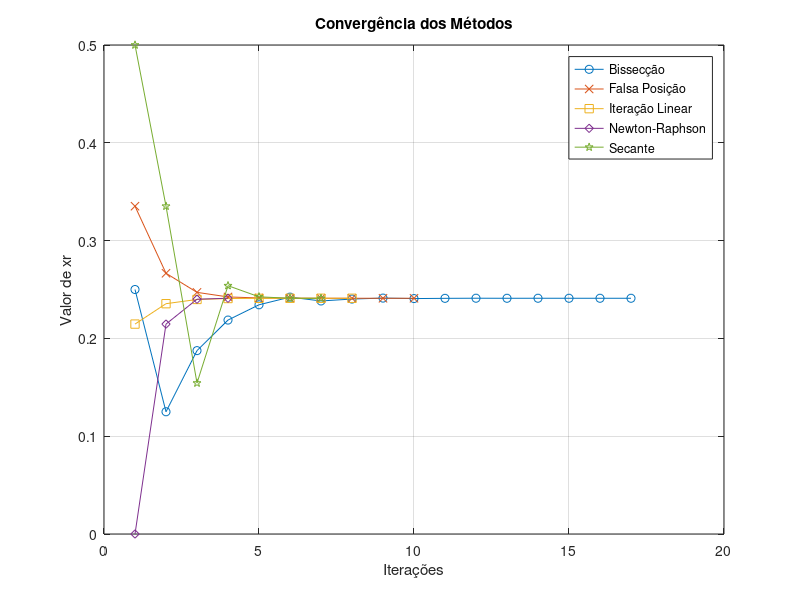

Write the MATLAB code that produced this figure.
function lista5Questao3()
    % Definindo constantes
    e = 8.9e-12;
    F = 1.25;
    q = 2e-5;
    Q = 2e-5;
    raio = 0.85;

    % Executar o método da Bissecção
    fprintf("Método da Bissecção:\n");
    [rootBisseccao, itBisseccao, valoresBisseccao] = metodoBisseccao(e, F, q, Q, raio);

    % Executar o método da Falsa Posição
    fprintf("\nMétodo da Falsa Posição:\n");
    [rootFalsaPosicao, itFalsaPosicao, valoresFalsaPosicao] = metodoFalsaPosicao(e, F, q, Q, raio);

    % Executar o método de Iteração Linear
    fprintf("\nMétodo de Iteração Linear:\n");
    [rootIteracaoLinear, itIteracaoLinear, valoresIteracaoLinear] = metodoIteracaoLinear(e, F, q, Q, raio);

    % Executar o método de Newton-Raphson
    fprintf("\nMétodo de Newton-Raphson:\n");
    [rootNewtonRaphson, itNewtonRaphson, valoresNewtonRaphson] = metodoNewtonRaphson(e, F, q, Q, raio);

    % Executar o método da Secante
    fprintf("\nMétodo da Secante:\n");
    [rootSecante, itSecante, valoresSecante] = metodoSecante(e, F, q, Q, raio);

    % Criar tabela comparativa
    criar_tabela(itBisseccao, rootBisseccao, itFalsaPosicao, rootFalsaPosicao, itIteracaoLinear, rootIteracaoLinear, itNewtonRaphson, rootNewtonRaphson, itSecante, rootSecante);

    % Criar gráficos de convergência
    criar_graficos(valoresBisseccao, valoresFalsaPosicao, valoresIteracaoLinear, valoresNewtonRaphson, valoresSecante);
endfunction

function [r, it, valores] = metodoBisseccao(e, F, q, Q, raio)
    f = @(x)((1/(4*pi*e)) * (q*Q*x / (x.^2 + raio.^2).^(3/2)) - F);
    a = 0; b = 0.5; r = inf; Es = 5^(-4); Ea = 100; it = 1; n = 20;
    valores = [];  % Armazena os valores de r

    while (it <= n)
        rPrevio = r;
        r = (a + b) / 2;
        valores = [valores; r];  % Armazena o valor atual de r
        if it > 1
            Ea = calcularErroEstimativa(r, rPrevio);
        end
        fprintf('Iteração %d: a = %f, b = %f, xr = %f, f(xr) = %f, Ea = %f\n', it, a, b, r, f(r), Ea);
        if (Ea <= Es), break; end
        if (f(a) * f(r) < 0), b = r; else, a = r; end
        it = it + 1;
    end
endfunction

function [r, it, valores] = metodoFalsaPosicao(e, F, q, Q, raio)
    f = @(x)((1/(4*pi*e)) * (q*Q*x / (x.^2 + raio.^2).^(3/2)) - F);
    a = 0; b = 0.5; Es = 5e-4; Ea = 100; it = 1; n = 20;
    valores = [];
    fa = f(a); fb = f(b);
    r = b - (fb * (a - b)) / (fa - fb);  % Inicializa r

    while (it <= n)
        valores = [valores; r];  % Armazena o valor atual de r
        fprintf('Iteração %d: a = %f, b = %f, xr = %f, f(xr) = %f, Ea = %f\n', it, a, b, r, f(r), Ea);
        if (Ea <= Es), break; end
        if (f(a) * f(r) < 0), b = r; fb = f(r); else, a = r; fa = f(r); end
        rPrevio = r;
        r = b - (fb * (a - b)) / (fa - fb);  % Atualiza r
        Ea = calcularErroEstimativa(r, rPrevio);
        it = it + 1;
    end
endfunction

function [r, it, valores] = metodoIteracaoLinear(e, F, q, Q, raio)
    f = @(x)((1/(4*pi*e)) * (q*Q*x / (x.^2 + raio.^2).^(3/2)) - F);
    g = @(x)(4*pi*e*F*(x.^2 + raio.^2).^(3/2) / (q * Q));  % Função iterativa
    Es = 5^(-4); Ea = 100; it = 0; n = 20; xr = 0; valores = [];

    while (it < n)
        xrPrevio = xr;
        xr = g(xrPrevio);
        valores = [valores; xr];  % Armazena o valor atual de xr
        it = it + 1;
        if (xr != 0), Ea = calcularErroEstimativa(xr, xrPrevio); end
        fprintf('Iteração %d: xr = %f, f(xr) = %f, Ea = %f\n', it, xr, f(xr), Ea);
        if (Ea < Es), break; end
    end
    r = xr;  % Retorna o valor final de xr como r
endfunction

function [r, it, valores] = metodoNewtonRaphson(e, F, q, Q, raio)
    f = @(x)((1/(4*pi*e)) * (q*Q*x / (x.^2 + raio.^2).^(3/2)) - F);
    df = @(x)(1 / (4 * pi * e)) * ...
     ((q * Q * (x^2 + raio^2)^(3/2)) - ...
      (3 * q * Q * x^2 * (x^2 + raio^2)^(1/2))) / ...
     (x^2 + raio^2)^3;

    Es = 5^(-4); Ea = 100; it = 0; N = 20; x = 0;
    valores = [];

    while (it < N)
        xProx = x - f(x) / df(x);
        valores = [valores; x];  % Armazena o valor atual de x
        Ea = calcularErroEstimativa(xProx, x);
        fprintf('Iteração %d: xr = %f, f(xr) = %f, Ea = %f\n', it+1, x, f(x), Ea);
        if (Ea < Es), break; end
        x = xProx;
        it = it + 1;
    end
    r = x;
endfunction

function [r, it, valores] = metodoSecante(e, F, q, Q, raio)
    f = @(x) (1/(4*pi*e)) * (q*Q*x ./ (x.^2 + raio^2).^(3/2)) - F;
    Es = 5^(-4); Ea = 100; it = 0; N = 20; x = 0.5; xPrevio = 0;
    valores = [];

    while (it < N)
        xProx = (xPrevio*f(x) - x*f(xPrevio))/ (f(x) - f(xPrevio));
        valores = [valores; x];  % Armazena o valor atual de x
        fprintf('Iteração %d: xr = %f, f(xr) = %f, Ea = %f\n', it+1, x, f(x), Ea);
        Ea = calcularErroEstimativa(xProx, x);
        if (Ea < Es), break; end
        xPrevio = x;
        x = xProx;
        it = it + 1;
    end
    r = x;
endfunction

function criar_tabela(itBisseccao, rootBisseccao, itFalsaPosicao, rootFalsaPosicao, itIteracaoLinear, rootIteracaoLinear, itNewtonRaphson, rootNewtonRaphson, itSecante, rootSecante)
    % Função para criar a tabela comparativa
    fprintf("\nTabela Comparativa:\n");
    fprintf('Método\t\tRaiz\t\tIterações\n');
    fprintf('Bissecção\t%f\t%d\n', rootBisseccao, itBisseccao);
    fprintf('Falsa Posição\t%f\t%d\n', rootFalsaPosicao, itFalsaPosicao);
    fprintf('Iteração Linear\t%f\t%d\n', rootIteracaoLinear, itIteracaoLinear);
    fprintf('Newton-Raphson\t%f\t%d\n', rootNewtonRaphson, itNewtonRaphson);
    fprintf('Secante\t\t%f\t%d\n', rootSecante, itSecante);
endfunction

function criar_graficos(valoresBisseccao, valoresFalsaPosicao, valoresIteracaoLinear, valoresNewtonRaphson, valoresSecante)
    % Função para criar gráficos de convergência
    figure;
    plot(valoresBisseccao, '-o'); hold on;
    plot(valoresFalsaPosicao, '-x');
    plot(valoresIteracaoLinear, '-s');
    plot(valoresNewtonRaphson, '-d');
    plot(valoresSecante, '-p');
    legend('Bissecção', 'Falsa Posição', 'Iteração Linear', 'Newton-Raphson', 'Secante');
    xlabel('Iterações');
    ylabel('Valor de xr');
    title('Convergência dos Métodos');
    grid on;
    saveas(gcf, 'graficos_convergencia_lista5Questao3.png');  % Salva o gráfico gerado
endfunction

function Ea = calcularErroEstimativa(resultadoAtual, resultadoPrev)
    if resultadoPrev == Inf
        Ea = Inf;
    else
        Ea = abs((resultadoAtual - resultadoPrev) / resultadoAtual) * 100;
    end
endfunction
